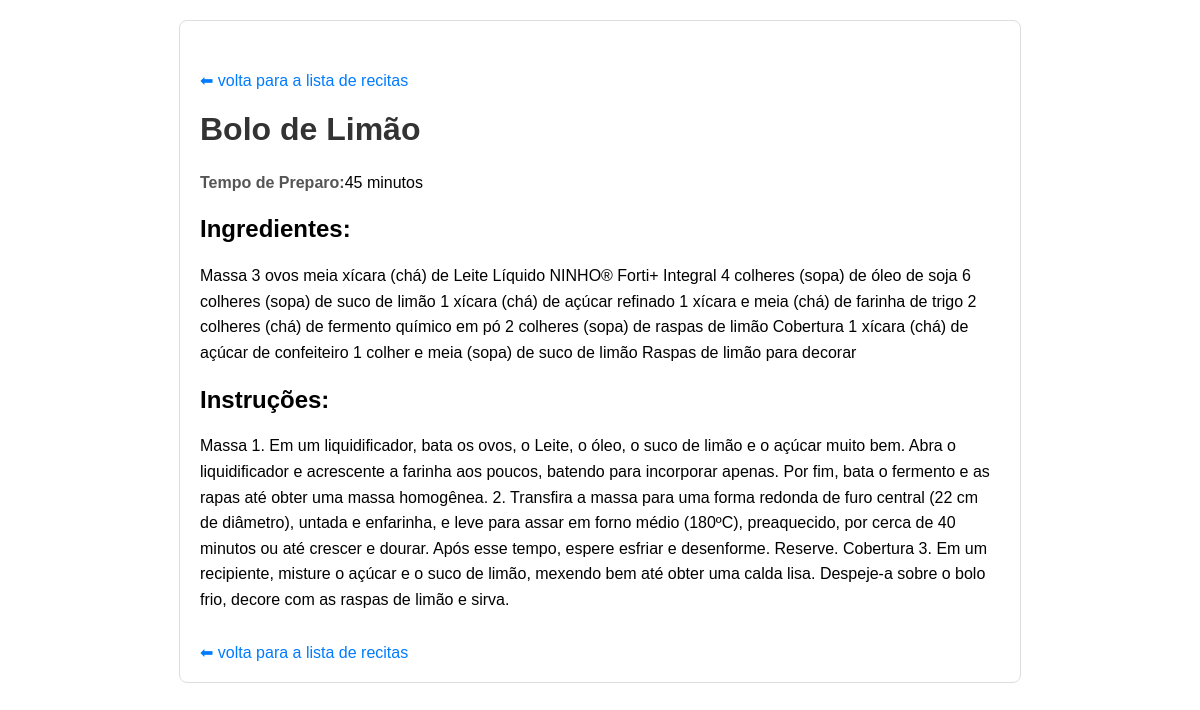
The page /recipes/2/ on the database as committed earlier.
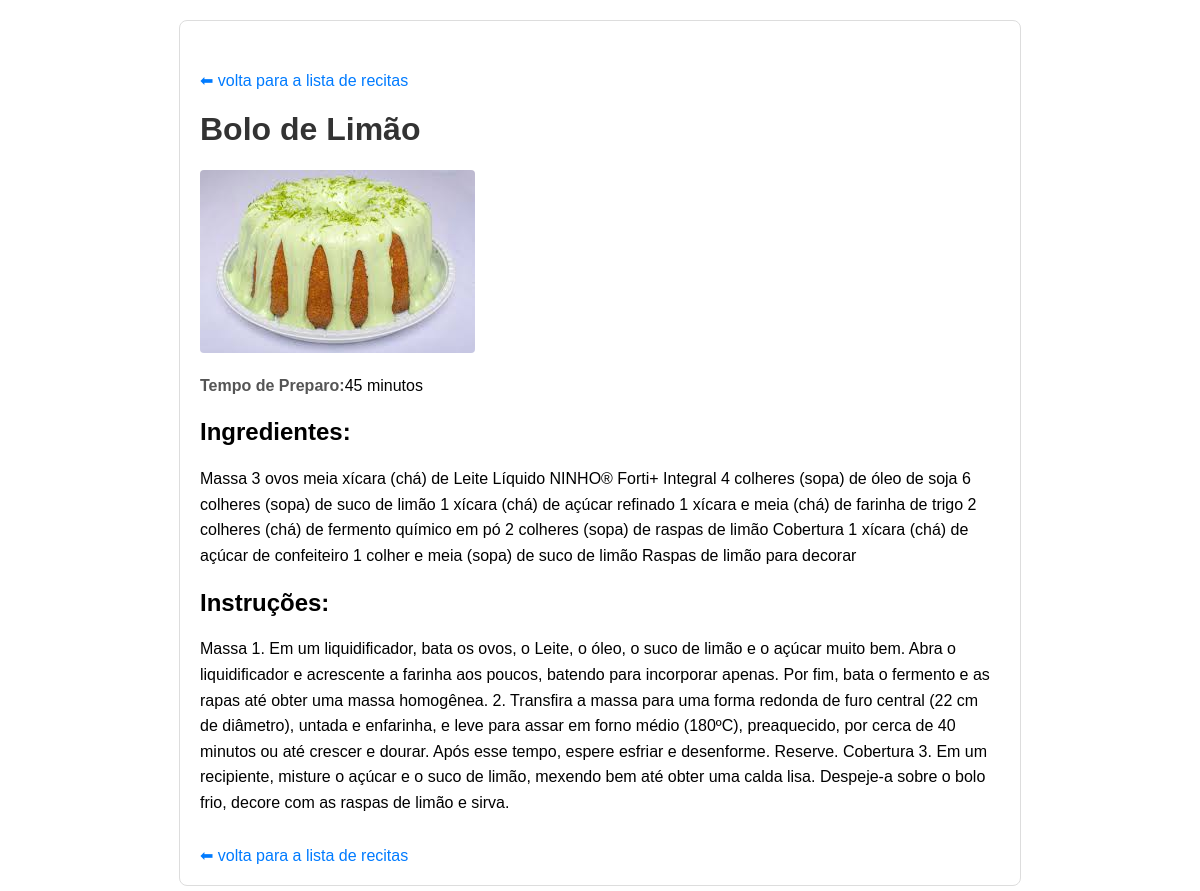
The same page on the database as committed later.
### recipes/models.py (models this page shows, shortened)
class Recipe(models.Model):
    title = models.CharField(max_length=200)
    cooking_time = models.IntegerField(help_text="Tempo em minutos")
    ingredients = models.TextField()
    instructions = models.TextField()
    image = models.ImageField(upload_to='recipes/', blank=True, null=True)
    class Meta:
        verbose_name_plural = "Recipes"

### recipes/views.py (the view)
# urls.py: path('<int:pk>/', views.recipe_detail, name='recipe_detail'),
def recipe_detail(request, pk):
    recipe = get_object_or_404(Recipe, pk=pk)
    return render(request, 'recipes/recipe_detail.html', {'recipe': recipe})

### recipes/templates/recipes/recipe_detail.html (shortened to what this page needs)
<!DOCTYPE html>
<html lang="en">
<head>
</head>
<body>
    <div class="container">
        <a href="{% url 'recipe_list'%}" class="back-link"> ⬅ volta para a lista de recitas </a>
        <h1>{{recipe.title}}</h1>
        {% if recipe.image %}
            <img src="{{recipe.image.url }}" alt="image de {{receita.title}}">
        {% endif %}
        <p><strong> Tempo de Preparo:</strong>{{recipe.cooking_time}} minutos</p>
        <h2>Ingredientes:</h2>
        <p>{{recipe.ingredients}}</p>
        <h2>Instruções:</h2>
        <p>{{recipe.instructions}}</p>
        <a href="{% url 'recipe_list' %}" class="back-link">⬅ volta para a lista de recitas</a>
    </div>
</body>
</html>

Rows that differ between the two databases and show on the page:
changed Recipe "Bolo de Limão": image: picture added
